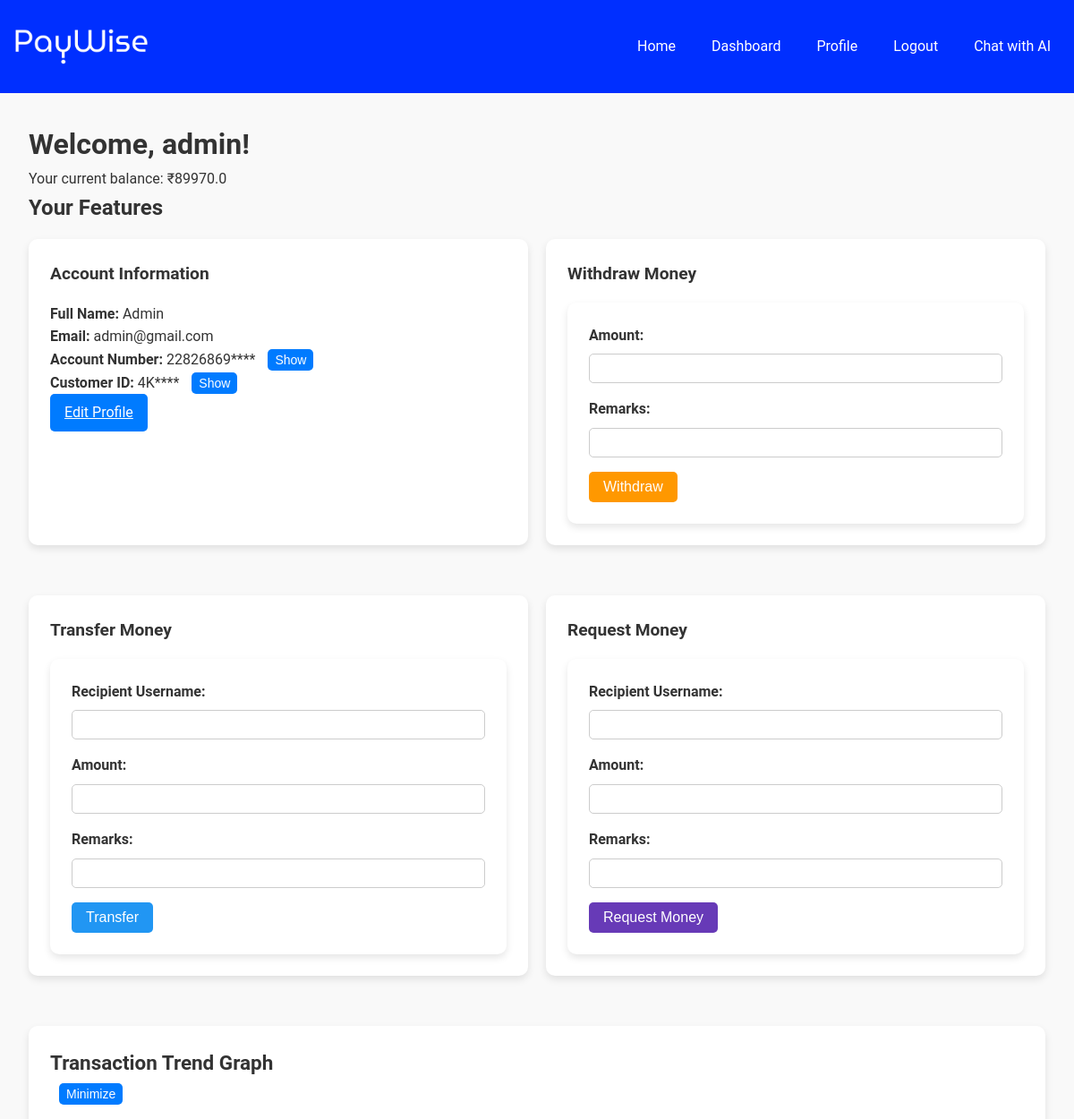
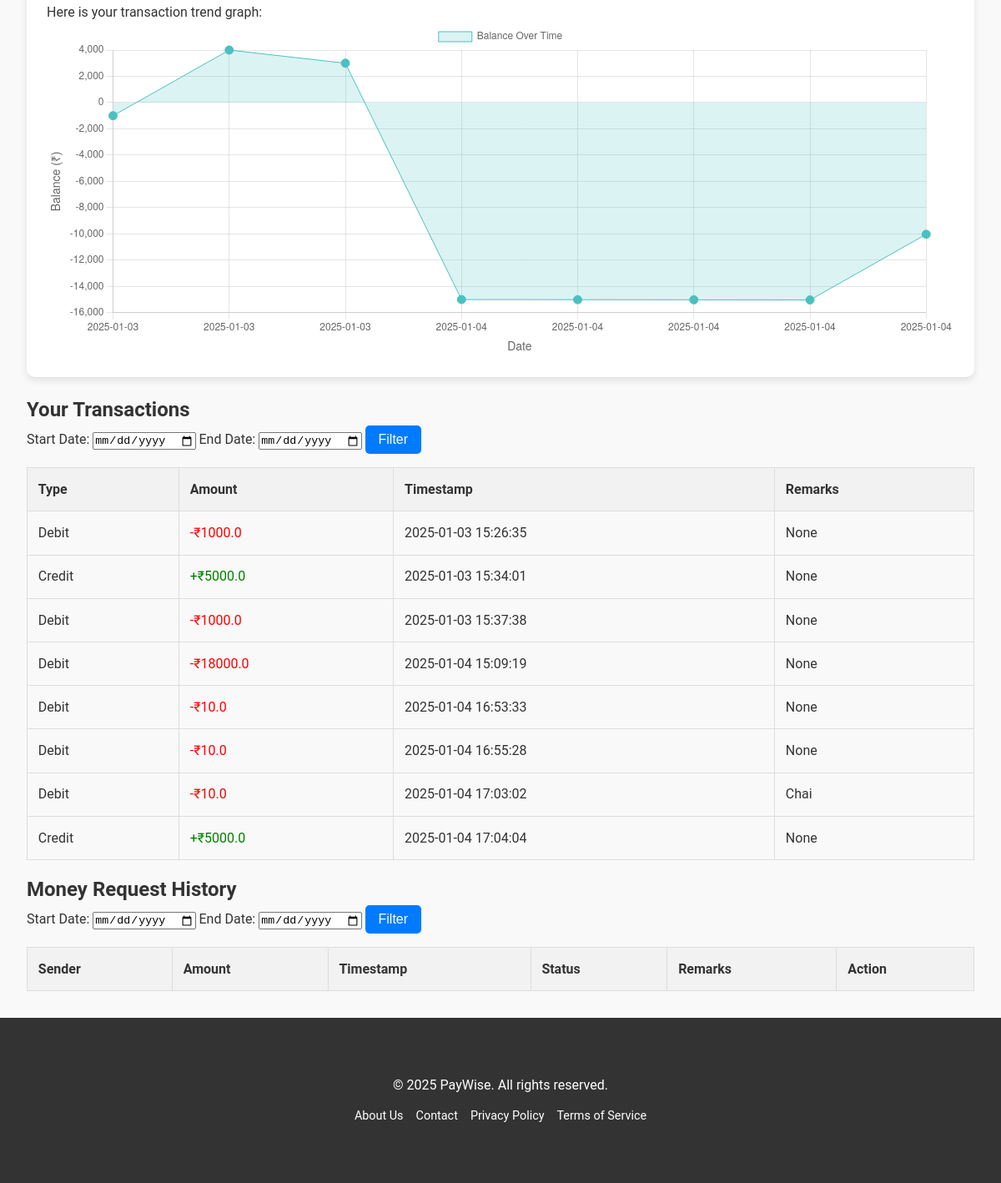
Page /dashboard (signed in) on the earlier database version (2 pictures, top to bottom).
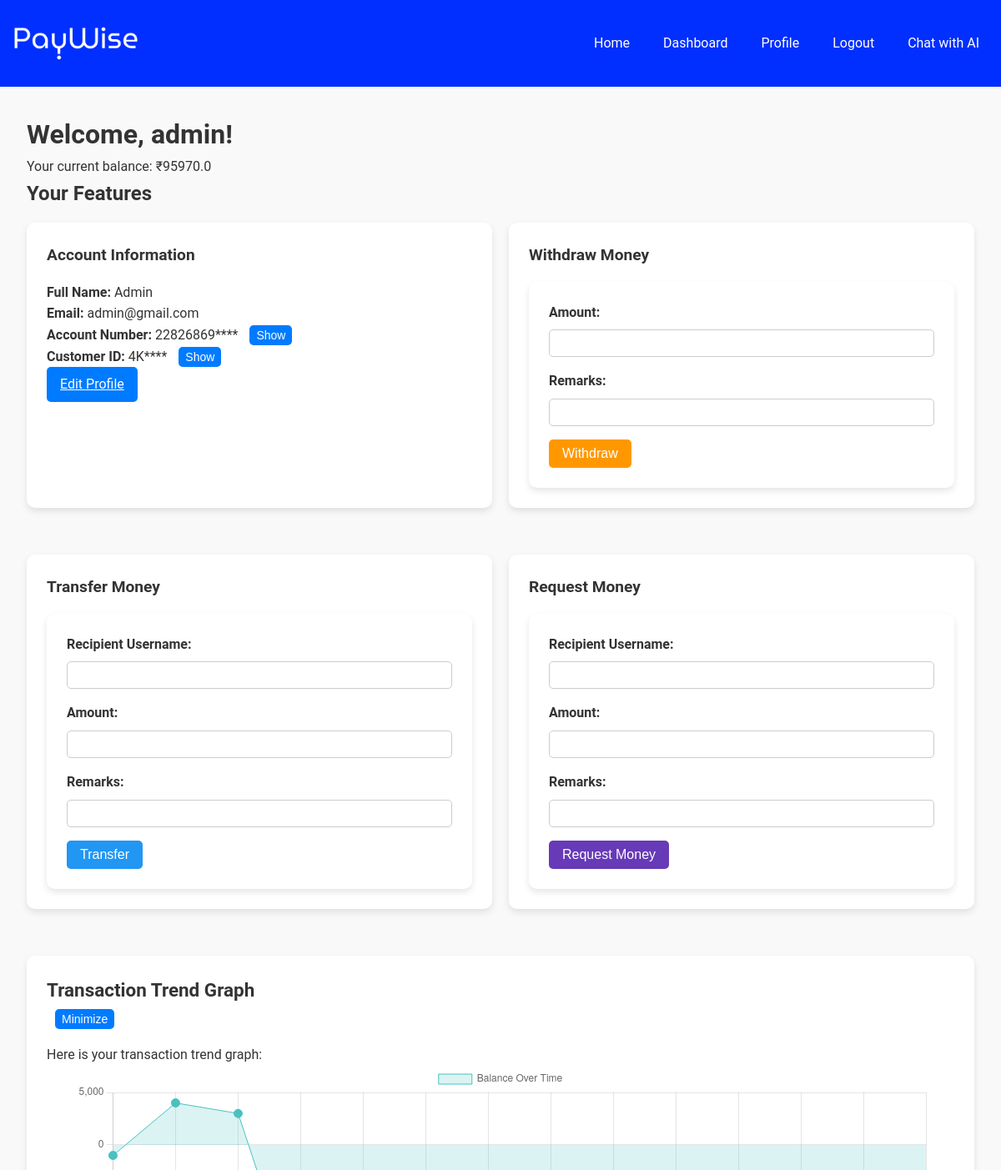
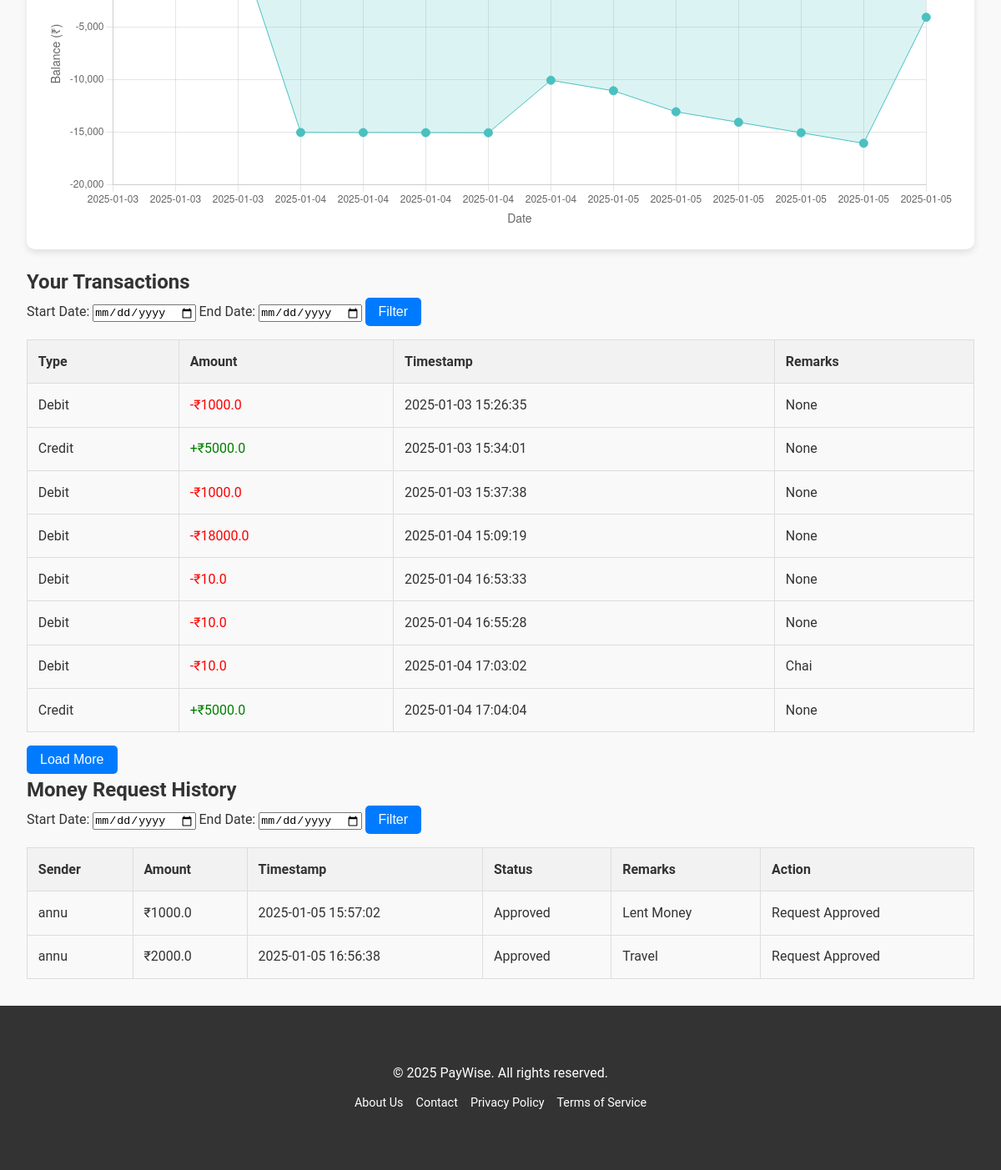
Same page on the later database version (2 pictures, top to bottom).
### app.py (models this page shows, shortened)
class User(db.Model, UserMixin):
    id = db.Column(db.Integer, primary_key=True)
    full_name = db.Column(db.String(100), nullable=False)
    username = db.Column(db.String(100), unique=True, nullable=False)
    email = db.Column(db.String(100), unique=True, nullable=False)
    mobile_number = db.Column(db.String(15), unique=True, nullable=False)
    password = db.Column(db.String(200), nullable=False)
    balance = db.Column(db.Float, default=100000.0)  # Set initial balance to ₹100,000
    account_number = db.Column(db.String(12), unique=True, nullable=False, default=generate_account_number)
    customer_id = db.Column(db.String(6), unique=True, nullable=False, default=generate_customer_id)
    __table_args__ = (
        UniqueConstraint('email', name='uq_user_email'),
        UniqueConstraint('mobile_number', name='uq_user_mobile_number'),
        CheckConstraint('balance >= 0', name='check_user_balance')
    )

class Transaction(db.Model):
    id = db.Column(db.Integer, primary_key=True)
    user_id = db.Column(db.Integer, db.ForeignKey('user.id'), nullable=False)
    amount = db.Column(db.Float, nullable=False)
    type = db.Column(db.String(10), nullable=False)  # 'debit', 'credit'
    timestamp = db.Column(db.DateTime, default=db.func.current_timestamp())
    remarks = db.Column(db.String(255))
    user = db.relationship('User', back_populates='transactions')

class MoneyRequest(db.Model):
    id = db.Column(db.Integer, primary_key=True)
    sender_id = db.Column(db.Integer, db.ForeignKey('user.id'), nullable=False)
    recipient_id = db.Column(db.Integer, db.ForeignKey('user.id'), nullable=False)
    amount = db.Column(db.Float, nullable=False)
    status = db.Column(db.String(10), default='pending')  # 'pending', 'approved', 'declined'
    timestamp = db.Column(db.DateTime, default=db.func.current_timestamp())
    remarks = db.Column(db.String(255))
    sender = db.relationship('User', foreign_keys=[sender_id], backref='sent_requests')
    recipient = db.relationship('User', foreign_keys=[recipient_id], backref='received_requests')

### app.py (the view, shortened to what this page needs)
@app.route('/dashboard', methods=['GET', 'POST'])
@login_required
def dashboard():
    transactions = Transaction.query.filter_by(user_id=current_user.id).all()
    money_requests = MoneyRequest.query.filter_by(recipient_id=current_user.id).all()
    dates = [transaction.timestamp.strftime('%Y-%m-%d') for transaction in transactions]
    balances = []
    balance = 0
    for transaction in transactions:
        if transaction.type == 'credit':
            balance += transaction.amount
        else:
            balance -= transaction.amount
        balances.append(balance)
    return render_template('dashboard.html', user=current_user, transactions=transactions, money_requests=money_requests, dates=dates, balances=balances)

### app.py (called while the page is built)
@login_manager.user_loader
def load_user(user_id):
    with db.session() as session:
        return session.get(User, int(user_id))

### templates/dashboard.html (shortened to what this page needs)
{% extends "base.html" %}
{% block content %}
<div class="container dashboard">
    <h1>Welcome, {{ user.username }}!</h1>
    <p>Your current balance: ₹{{ user.balance }}</p>
    <h2>Your Features</h2>
    <div class="features-grid">
        <div class="card">
            <div class="card-header">
                <strong>Account Information</strong>
            </div>
            <div class="card-body">
                <p><strong>Full Name: </strong>{{ user.full_name }}</p>
                <p><strong>Email: </strong>{{ user.email }}</p>
                <p><strong>Account Number: </strong>
                    <span id="account-number">{{ user.account_number[:-4] }}****</span>
                    <button type="button" id="toggle-account" class="btn btn-sm btn-info">Show</button>
                </p>
                <p><strong>Customer ID: </strong>
                    <span id="customer-id">{{ user.customer_id[:-4] }}****</span>
                    <button type="button" id="toggle-customer-id" class="btn btn-sm btn-info">Show</button>
                </p>
                <a href="{{ url_for('edit_profile') }}" class="btn btn-primary">Edit Profile</a>
            </div>
        </div>
        <div class="card">
            <div class="card-header">
                <strong>Withdraw Money</strong>
            </div>
            <div class="card-body">
                <form method="POST">
                    <div class="form-group">
                        <label for="amount">Amount:</label>
                        <input type="number" name="amount" id="amount" class="input-field" required>
                    </div>
                    <div class="form-group">
                        <label for="remarks">Remarks:</label>
                        <input type="text" name="remarks" id="withdraw-remarks" class="input-field">
                    </div>
                    <button type="submit" name="withdraw" class="btn withdraw-btn">Withdraw</button>
                </form>
            </div>
        </div>
        <div class="card">
            <div class="card-header">
                <strong>Transfer Money</strong>
            </div>
            <div class="card-body">
                <form method="POST">
                    <div class="form-group">
                        <label for="recipient">Recipient Username:</label>
                        <input type="text" name="recipient" id="recipient" class="input-field" required>
                    </div>
                    <div class="form-group">
                        <label for="amount">Amount:</label>
                        <input type="number" name="amount" id="amount" class="input-field" required>
                    </div>
                    <div class="form-group">
                        <label for="remarks">Remarks:</label>
                        <input type="text" name="remarks" id="transfer-remarks" class="input-field">
                    </div>
                    <button type="submit" name="transfer" class="btn transfer-btn">Transfer</button>
                </form>
            </div>
        </div>
        <div class="card">
            <div class="card-header">
                <strong>Request Money</strong>
            </div>
            <div class="card-body">
                <form method="POST">
                    <div class="form-group">
                        <label for="recipient">Recipient Username:</label>
                        <input type="text" name="recipient" id="request-recipient" class="input-field" required>
                    </div>
                    <div class="form-group">
                        <label for="amount">Amount:</label>
                        <input type="number" name="amount" id="request-amount" class="input-field" required>
                    </div>
                    <div class="form-group">
                        <label for="remarks">Remarks:</label>
                        <input type="text" name="remarks" id="request-remarks" class="input-field">
                    </div>
                    <button type="submit" name="request_money" class="btn request-btn">Request Money</button>
                </form>
            </div>
        </div>
        <div class="card">
            <div class="card-header">
                <h3 class="card-title">Transaction Trend Graph</h3>
                <button id="minimizeGraphBtn" class="btn btn-sm btn-secondary">Minimize</button>
            </div>
            <div id="graphContent" class="card-body">
                <p class="card-text">
                    Here is your transaction trend graph:
                </p>
                <div class="chart-container">
                    <canvas id="transactionTrendChart"></canvas>
                </div>
            </div>
        </div>
    </div>
    <h2>Your Transactions</h2>
    <div class="filters">
        <label for="transaction-start-date">Start Date:</label>
        <input type="date" id="transaction-start-date">
        <label for="transaction-end-date">End Date:</label>
        <input type="date" id="transaction-end-date">
        <button id="filter-transactions" class="btn btn-primary">Filter</button>
    </div>
    <table class="table" id="transaction-table">
        <thead>
            <tr>
                <th>Type</th>
                <th>Amount</th>
                <th>Timestamp</th>
                <th>Remarks</th>
            </tr>
        </thead>
        <tbody id="transaction-body">
            {% for transaction in transactions[:8] %}
            <tr>
                <td>{{ transaction.type.capitalize() }}</td>
                <td class="transaction-amount {% if transaction.type == 'credit' %}text-success{% else %}text-danger{% endif %}">
                    {% if transaction.type == 'credit' %}+{% else %}-{% endif %}₹{{ transaction.amount }}
                </td>
                <td>{{ transaction.timestamp }}</td>
                <td>{{ transaction.remarks }}</td>
            </tr>
            {% endfor %}
        </tbody>
    </table>
    {% if transactions|length > 8 %}
    <button id="load-more-transactions" class="btn btn-secondary">Load More</button>
    {% endif %}
    <h2>Money Request History</h2>
    <div class="filters">
        <label for="request-start-date">Start Date:</label>
        <input type="date" id="request-start-date">
        <label for="request-end-date">End Date:</label>
        <input type="date" id="request-end-date">
        <button id="filter-requests" class="btn btn-primary">Filter</button>
    </div>
    <table class="table" id="request-table">
        <thead>
            <tr>
                <th>Sender</th>
                <th>Amount</th>
                <th>Timestamp</th>
                <th>Status</th>
                <th>Remarks</th>
                <th>Action</th>
            </tr>
        </thead>
        <tbody id="request-body">
            {% for request in money_requests[:8] %}
            <tr>
                <td>{{ request.sender.username }}</td>
                <td>₹{{ request.amount }}</td>
                <td>{{ request.timestamp }}</td>
                <td>{{ request.status.capitalize() }}</td>
                <td>{{ request.remarks }}</td>
                <td>
                    {% if request.status == 'pending' %}
                    <button class="btn btn-success" onclick="showApproveModal('{{ request.id }}')">Approve</button>
                    <button class="btn btn-danger" onclick="declineRequest('{{ request.id }}')">Decline</button>
                    {% elif request.status == 'approved' %}
                    Request Approved
                    {% else %}
                    Request Declined
                    {% endif %}
                </td>
            </tr>
            {% endfor %}
        </tbody>
    </table>
</div>
{% endblock %}

### templates/base.html (shortened to what this page needs)
<!DOCTYPE html>
<html lang="en">
<head>
    <link rel="stylesheet" href="{{ url_for('static', filename='styles.css') }}">
</head>
<body>
    <nav class="navbar">
    <div class="container">
        <a href="{{ url_for('home') }}" class="navbar-brand">
            <img src="{{ url_for('static', filename='logo.png') }}" alt="PayWise Logo" class="logo">
        </a>
        <div class="navbar-menu" id="navbar-menu">
            <a href="{{ url_for('home') }}">Home</a>
            {% if current_user.is_authenticated %}
                <a href="{{ url_for('dashboard') }}">Dashboard</a>
                <a href="{{ url_for('edit_profile') }}">Profile</a>
                <a href="{{ url_for('logout') }}">Logout</a>
                <a href="{{ url_for('chat') }}" class="chat-btn">Chat with AI</a>
            {% else %}
                <a href="{{ url_for('login') }}">Login</a>
                <a href="{{ url_for('register') }}">Register</a>
            {% endif %}
        </div>
    </div>
</nav>
    <div class="container">
        {% block content %}{% endblock %}
    </div>
    <footer>
        <div class="footer-section">
            <div class="container">
                <div class="footer-content">
                    <p>&copy; 2025 PayWise. All rights reserved.</p>
                    <ul class="footer-links">
                        <li><a href="/about">About Us</a></li>
                        <li><a href="/contact">Contact</a></li>
                        <li><a href="/privacy">Privacy Policy</a></li>
                        <li><a href="/terms">Terms of Service</a></li>
                    </ul>
                </div>
            </div>
        </div>
    </footer>
</body>
</html>

### static/styles.css (style rules this page uses)
* { margin: 0; padding: 0; box-sizing: border-box; }
body { font-family: 'Roboto', sans-serif; background-color: #f9f9f9; color: #333; line-height: 1.6; }
.navbar { display: flex; align-items: center; justify-content: space-between; background-color: #002fff; color: #fff; }
.navbar .container { display: flex; align-items: center; justify-content: space-between; width: 100%; }
.navbar-brand { display: flex; align-items: center; text-decoration: none; }
.navbar-brand .logo { height: 40px; }
.navbar-menu { display: flex; gap: 20px; }
.navbar-menu a { color: #fff; text-decoration: none; padding: 5px 10px; }
.container { max-width: 1200px; margin: 2rem auto; padding: 0 1rem; }
button, .btn { display: inline-block; background-color: #007BFF; color: white; padding: 0.5rem 1rem; border: none; border-radius: 5px; cursor: pointer; text-align: center; font-size: 1rem; }
.card { background: white; border-radius: 10px; box-shadow: 0 4px 8px rgba(0, 0, 0, 0.1); padding: 1.5rem; margin: 1rem 0; transition: transform 0.2s ease-in-out; }
.card-header { font-size: 1.2rem; margin-bottom: 1rem; font-weight: bold; }
.card-body { font-size: 1rem; }
form { background: white; padding: 1.5rem; border-radius: 10px; box-shadow: 0 4px 8px rgba(0, 0, 0, 0.1); }
form label { display: block; margin-bottom: 0.5rem; font-weight: bold; }
form input, form select { width: 100%; padding: 0.5rem; margin-bottom: 1rem; border: 1px solid #ccc; border-radius: 5px; }
.table { width: 100%; border-collapse: collapse; margin: 1rem 0; }
.table th, .table td { padding: 0.8rem; border: 1px solid #ddd; text-align: left; }
.table th { background-color: #f2f2f2; font-weight: bold; }
footer { text-align: center; padding: 1rem; background-color: #333; color: white; margin-top: 2rem; }
footer a { color: #007BFF; text-decoration: none; }
.footer-section { background: #333; color: #fff; padding: 20px 0; text-align: center; }
.footer-content { display: flex; flex-direction: column; align-items: center; }
.footer-links { list-style: none; padding: 0; margin: 10px 0 0; display: flex; gap: 15px; }
.footer-links a { color: #fff; text-decoration: none; font-size: 0.9rem; }
.dashboard .features-grid { display: flex; flex-wrap: wrap; gap: 20px; }
.dashboard .card { flex: 1 1 calc(50% - 20px); }
.dashboard .btn { background-color: #007BFF; color: white; }
.dashboard .withdraw-btn { background-color: #ff9800; }
.dashboard .transfer-btn { background-color: #2196F3; }
.dashboard .request-btn { background-color: #673ab7; }
.transaction-amount.text-success { color: green; }
.transaction-amount.text-danger { color: red; }

### templates/dashboard.html (style rules this page uses)
.chart-container { position: relative; height: 400px; width: 100%; }
.card { margin-bottom: 20px; }
.btn-sm { margin-left: 10px; font-size: 0.875rem; padding: 0.25rem 0.5rem; }

Differences in the rows shown:
changed User "admin": balance "89970.0" → "95970.0"
added MoneyRequest: sender.username "annu", amount "1000.0", timestamp "2025-01-05 15:57:02", status "Approved", remarks "Lent Money", shows "Request Approved"
added MoneyRequest: sender.username "annu", amount "2000.0", timestamp "2025-01-05 16:56:38", status "Approved", remarks "Travel", shows "Request Approved"
Other differences:
chart data {{ dates | safe }}: ['2025-01-03', '2025-01-03', '2025-01-03', '2025-01-04', '2025-01-04', '2025-01-04', '2025-01-04', '2025-01-04'] → ['2025-01-03', '2025-01-03', '2025-01-03', '2025-01-04', '2025-01-04', '2025-01-04', '2025-01-04', '2025-01-04', '2025-01-05', '2025-01-05', '2025-01-05', '2025-01-05', '2025-01-05', '2025-01-05']
chart data {{ balances | safe }}: [-1000.0, 4000.0, 3000.0, -15000.0, -15010.0, -15020.0, -15030.0, -10030.0] → [-1000.0, 4000.0, 3000.0, -15000.0, -15010.0, -15020.0, -15030.0, -10030.0, -11030.0, -13030.0, -14030.0, -15030.0, -16030.0, -4030.0]
text now shown: "Load More"
